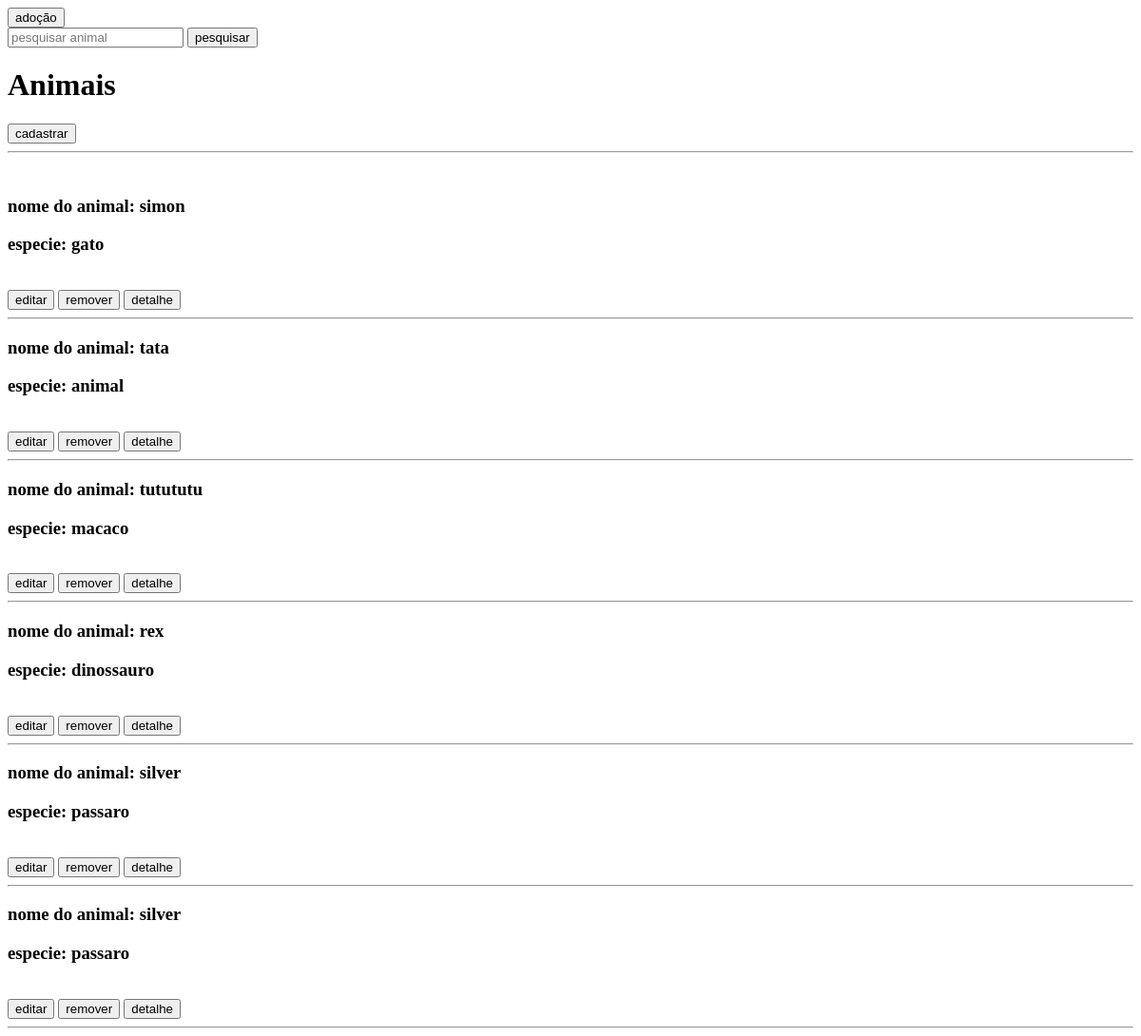
/, run on an earlier commit of the app's database.
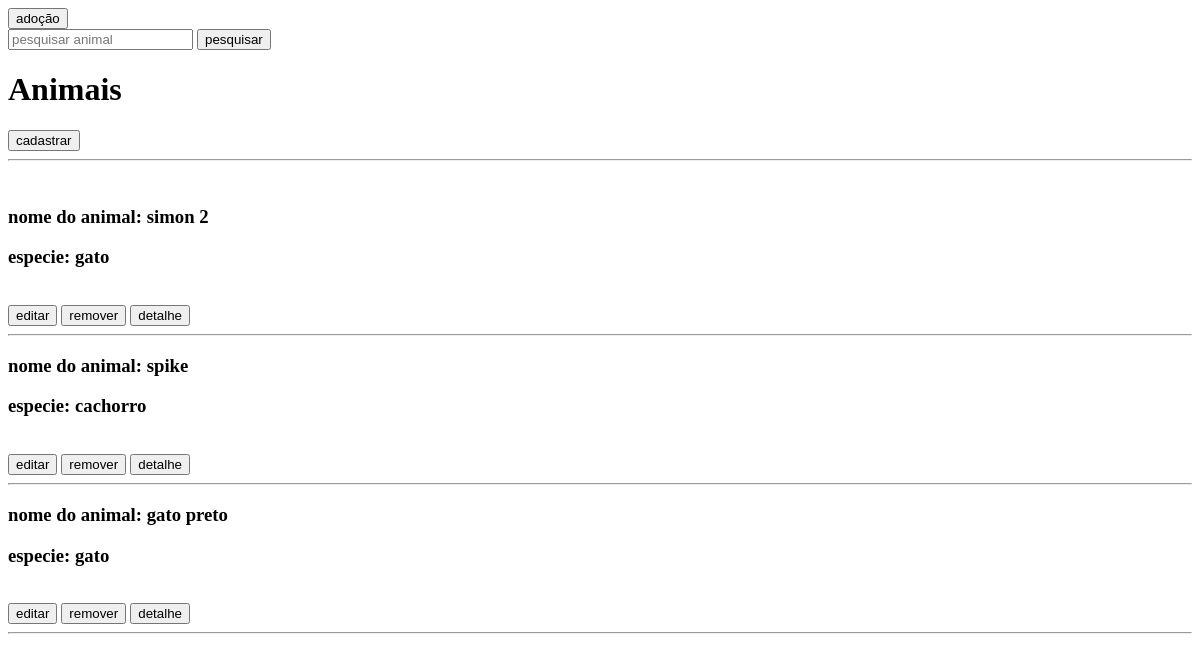
And on a later commit of the database.
### animais/models.py (models this page shows, shortened)
class Animal(models.Model):
    nome = models.CharField(max_length=100, null=False, blank=False)
    especie = models.CharField(max_length=100, null=False, blank=False)

### animais/views.py (the view)
# urls.py: path('', ListarAnimaisView.as_view(), name='listar_animais'),
class ListarAnimaisView(ListView):
    model = Animal
    form_class = AnimalForm
    template_name = 'index.html'

### animais/templates/index.html (shortened to what this page needs)
<!DOCTYPE html>
<html lang="en">
<head>
</head>
<body>
    <a href="{% url 'adocao' %}"><input type="button" value="adoção"/></a>
    <form method="get" action="{% url 'busca_animal' %}">
        <input type="text" placeholder="pesquisar animal" name="nome"/>
        <input type="submit" value="pesquisar"/>
    </form>
    <h1>Animais</h1>
    <a href="{% url 'cadastrar_animal' %}"><input type="button" value="cadastrar"/></a>
    <br>
    <hr>
    <br>
    {% for animal in object_list %}
    <h3>nome do animal: {{animal.nome}}</h3>
    <h3>especie: {{animal.especie}}</h3>
    <br>
    <a href="{% url 'editar_animal' animal.id  %}"><input type="button" value="editar" /></a>
    <a href="{% url 'remover_animal' animal.id  %}"><input type="button" value="remover" /></a>
    <a href="{% url 'detalhe_animal' animal.id  %}"><input type="button" value="detalhe" /></a>
    <hr>
    {%endfor%}
</body>
</html>

What changed in the data, as far as the page shows it:
removed Animal: nome "simon", especie "gato"
removed Animal: nome "tata", especie "animal"
removed Animal: nome "tutututu", especie "macaco"
removed Animal: nome "rex", especie "dinossauro"
removed Animal: nome "silver", especie "passaro"
removed Animal: nome "silver", especie "passaro"
added Animal: nome "simon 2", especie "gato"
added Animal: nome "spike", especie "cachorro"
added Animal: nome "gato preto", especie "gato"
